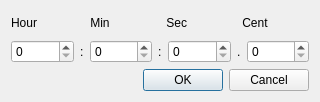
<?xml version="1.0" encoding="UTF-8"?>
<ui version="4.0">
 <class>CountdownDialog</class>
 <widget class="QDialog" name="CountdownDialog">
  <property name="geometry">
   <rect>
    <x>0</x>
    <y>0</y>
    <width>320</width>
    <height>102</height>
   </rect>
  </property>
  <property name="sizePolicy">
   <sizepolicy hsizetype="Fixed" vsizetype="Fixed">
    <horstretch>0</horstretch>
    <verstretch>0</verstretch>
   </sizepolicy>
  </property>
  <property name="windowTitle">
   <string>Countdown Mode</string>
  </property>
  <layout class="QVBoxLayout" name="verticalLayout">
   <item>
    <layout class="QHBoxLayout" name="horizontalLayoutLabel">
     <item>
      <widget class="QLabel" name="labelHour">
       <property name="text">
        <string>Hour</string>
       </property>
      </widget>
     </item>
     <item>
      <widget class="QLabel" name="labelMin">
       <property name="text">
        <string> Min</string>
       </property>
      </widget>
     </item>
     <item>
      <widget class="QLabel" name="labelSec">
       <property name="text">
        <string> Sec</string>
       </property>
      </widget>
     </item>
     <item>
      <widget class="QLabel" name="label">
       <property name="text">
        <string> Cent</string>
       </property>
      </widget>
     </item>
    </layout>
   </item>
   <item>
    <layout class="QHBoxLayout" name="horizontalLayout" stretch="20,0,20,0,20,0,20">
     <item>
      <widget class="QSpinBox" name="spinBoxHour">
       <property name="maximum">
        <number>59</number>
       </property>
      </widget>
     </item>
     <item>
      <widget class="QLabel" name="labelHPunct">
       <property name="text">
        <string>:</string>
       </property>
      </widget>
     </item>
     <item>
      <widget class="QSpinBox" name="spinBoxMinute">
       <property name="maximum">
        <number>59</number>
       </property>
      </widget>
     </item>
     <item>
      <widget class="QLabel" name="labelMPunct">
       <property name="text">
        <string>:</string>
       </property>
      </widget>
     </item>
     <item>
      <widget class="QSpinBox" name="spinBoxSecond">
       <property name="maximum">
        <number>59</number>
       </property>
      </widget>
     </item>
     <item>
      <widget class="QLabel" name="labelSPunc">
       <property name="text">
        <string>.</string>
       </property>
      </widget>
     </item>
     <item>
      <widget class="QSpinBox" name="spinBoxCenti"/>
     </item>
    </layout>
   </item>
   <item>
    <widget class="QDialogButtonBox" name="buttonBox">
     <property name="orientation">
      <enum>Qt::Horizontal</enum>
     </property>
     <property name="standardButtons">
      <set>QDialogButtonBox::Cancel|QDialogButtonBox::Ok</set>
     </property>
    </widget>
   </item>
  </layout>
 </widget>
 <resources/>
 <connections>
  <connection>
   <sender>buttonBox</sender>
   <signal>rejected()</signal>
   <receiver>CountdownDialog</receiver>
   <slot>reject()</slot>
   <hints>
    <hint type="sourcelabel">
     <x>316</x>
     <y>260</y>
    </hint>
    <hint type="destinationlabel">
     <x>286</x>
     <y>274</y>
    </hint>
   </hints>
  </connection>
  <connection>
   <sender>buttonBox</sender>
   <signal>accepted()</signal>
   <receiver>CountdownDialog</receiver>
   <slot>accept()</slot>
   <hints>
    <hint type="sourcelabel">
     <x>248</x>
     <y>254</y>
    </hint>
    <hint type="destinationlabel">
     <x>157</x>
     <y>274</y>
    </hint>
   </hints>
  </connection>
 </connections>
</ui>
